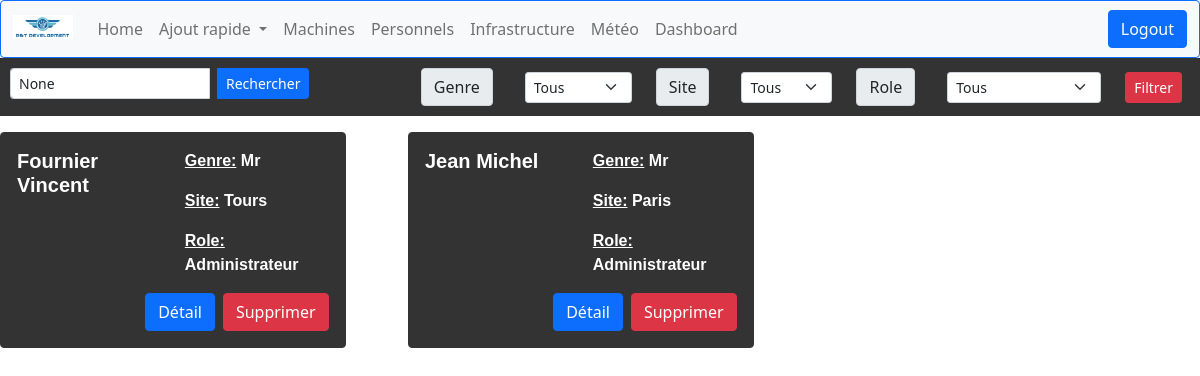
The app's page /computerApp/personnels/ (signed in) with its own data.
### computerApp/models.py (models this page shows, shortened)
class Personnel(models.Model):
    id = models.AutoField(primary_key=True, editable=False)
    nom = models.CharField(max_length=50)
    prenom = models.CharField(max_length=50)
    GENRE = (
        ('Mr', 'Homme'),
        ('Mme', 'Femme'),
    )
    SITE = (
        ('Tours', 'Tours'),
        ('Paris', 'Paris')
    )
    ROLE = (
        ('Utilisateur', 'Utilisateur'),
        ('Administrateur', 'Administrateur')
    )
    telephone = models.CharField(
        max_length=10,
        validators=[MaxValueValidator(10)],
        default='None'
    )
    email = models.EmailField(blank=True, default='None')
    genre = models.CharField(max_length=32, choices=GENRE, default='Homme')
    site = models.CharField(max_length=15, choices=SITE, default='Paris')
    role = models.CharField(max_length=15, choices=ROLE, default='Utilisateur')
    machine = models.OneToOneField('Machine', on_delete=models.SET_NULL, null=True, blank=True,default='None',
                                   related_name='personnel_attitre')

### computerApp/views.py (the view)
# urls.py: path('personnels/',views.personnel_list_view, name='personnels' ),
@login_required
def personnel_list_view(request):
    personnels = Personnel.objects.all()
    filter_genre = request.GET.get('filter_genre')
    if filter_genre:
        personnels = personnels.filter(genre=filter_genre)
    filter_site = request.GET.get('filter_site')
    if filter_site:
        personnels = personnels.filter(site=filter_site)
    filter_role = request.GET.get('filter_role')
    if filter_role:
        personnels = personnels.filter(role=filter_role)
    search_query = request.GET.get('search_query')
    if search_query:
        personnels = personnels.filter(nom__icontains=search_query) | personnels.filter(prenom__icontains=search_query)
    context = {'personnels': personnels, 'search_query': search_query, 'filter_genre': filter_genre, 'filter_site': filter_site, 'filter_role': filter_role}
    return render(request, 'computerApp/personnel_list.html', context)

### computerApp/templates/computerApp/personnel_list.html (shortened to what this page needs)
{% extends "index.html" %}
{% block content %}
<div class="row justify-content-start mb-3" style="background-color: #333333; padding: 10px;">
  <div class="col-md-4">
    <form method="GET" action="">
      <div class="input-group">
        <input type="text" class="form-control form-control-sm me-2" name="search_query" placeholder="Recherche" aria-label="Recherche" aria-describedby="search-button" value="{{ search_query }}" style="max-width: 200px;">
        <button class="btn btn-primary btn-sm" type="submit" id="search-button">Rechercher</button>
      </div>
    </form>
  </div>
  <div class="col-md-8">
    <form method="GET" action="">
      <div class="row align-items-center justify-content-end">
        <div class="col-md-auto">
          <label class="input-group-text input-group-text-sm me-2 mb-0" for="filter-genre">Genre</label>
        </div>
        <div class="col-md-auto">
          <select class="form-select form-select-sm me-2" name="filter_genre" id="filter-genre">
				<option value="">Tous</option>
			  </select>
        </div>
        <div class="col-md-auto">
          <label class="input-group-text input-group-text-sm me-2 mb-0" for="filter-site">Site</label>
        </div>
        <div class="col-md-auto">
            <select class="form-select form-select-sm me-2" name="filter_site" id="filter-site">
				<option value="">Tous</option>
			  </select>
        </div>
        <div class="col-md-auto">
          <label class="input-group-text input-group-text-sm me-2 mb-0" for="filter-role">Role</label>
        </div>
        <div class="col-md-auto">
          <select class="form-select form-select-sm me-2" name="filter_role" id="filter-role">
				<option value="">Tous</option>
			  </select>
        </div>
        <div class="col-md-auto">
          <button class="btn btn-danger btn-sm me-2" type="submit">Filtrer</button>
        </div>
      </div>
    </form>
  </div>
</div>
<div class="row">
  {% for personnel in personnels %}
  <div class="col-md-4">
    <div class="card mb-3" style="background-color: #333333; color: #ffffff; width: 90%; border: 1px solid #333333;">
        <div class="card-body row">
            <div class="col-md-6">
                <h5 class="card-title" style="font-weight: bold; font-family: Arial, sans-serif;">{{ personnel.nom }}  {{ personnel.prenom }}</h5>
            </div>
            <div class="col-md-6">
                <p class="card-text" style="font-weight: bold; font-family: Arial, sans-serif;"><u>Genre:</u> {{ personnel.genre }}</p>
                <p class="card-text" style="font-weight: bold; font-family: Arial, sans-serif;"><u>Site:</u> {{ personnel.site }}</p>
                <p class="card-text" style="font-weight: bold; font-family: Arial, sans-serif;"><u>Role:</u> {{ personnel.role }}</p>
            </div>
            <div class="col-md-12 d-flex justify-content-end mt-3">
                <a href="{% url 'personnel-detail' personnel.id %}" class="btn btn-primary">Détail</a>
                <button type="button" class="btn btn-danger ms-2" data-bs-toggle="modal" data-bs-target="#confirmDeleteModal{{ personnel.id }}">
                    Supprimer
                </button>
            </div>
        </div>
    </div>
</div>
  {% empty %}
  <div class="col-md-12">
    <p>Aucun personnel trouvé.</p>
  </div>
  {% endfor %}
</div>
{% endblock %}

### records on screen
Personnel: nom "Fournier", prenom "Vincent", genre "Mr", site "Tours", role "Administrateur"
Personnel: nom "Jean", prenom "Michel", genre "Mr", site "Paris", role "Administrateur"
